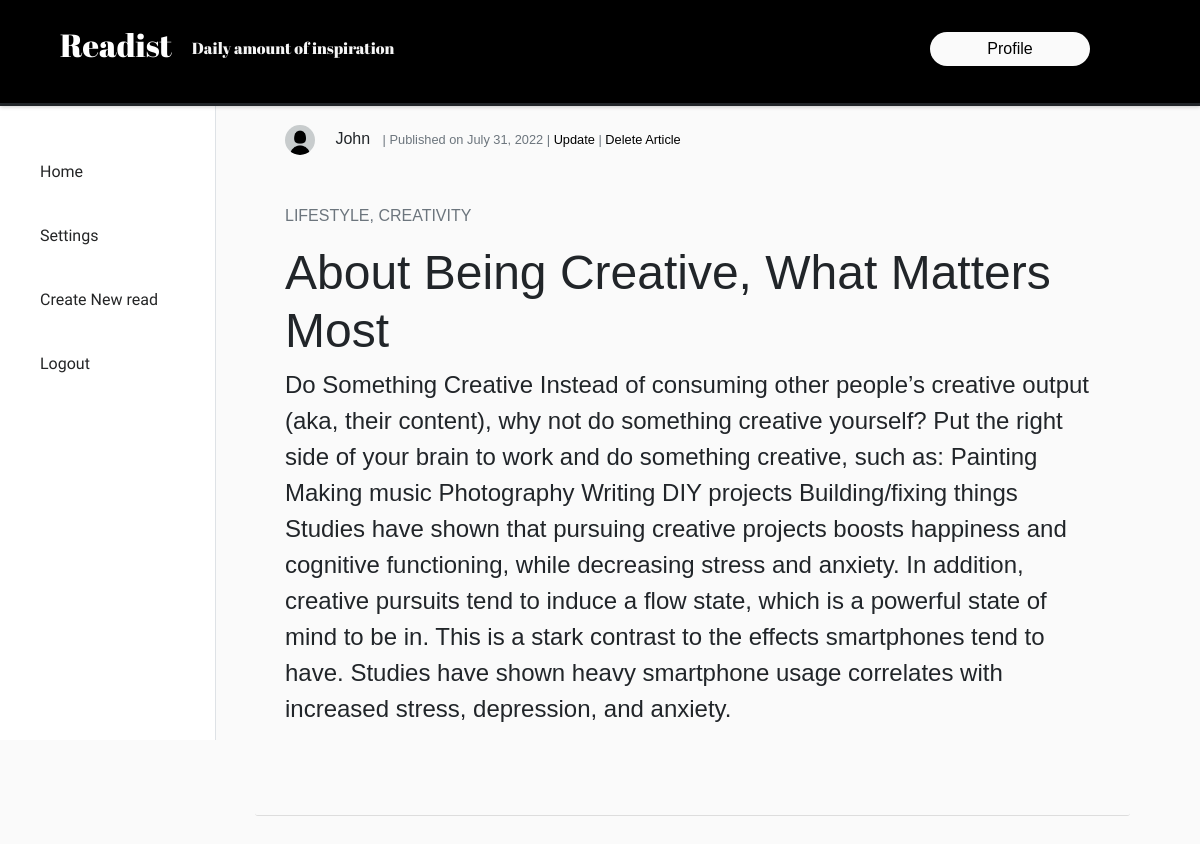
/read/14/ (signed in), run on the app's committed database.
### base/models.py (models this page shows, shortened)
class Article(models.Model):
    title = models.CharField(max_length=100, null=False, blank=False)
    date_added = models.DateTimeField(auto_now_add=True)
    sub_category = models.CharField(max_length=50, null=True)
    category = models.CharField(max_length=50, choices=primar_categories, null=False)
    content = models.TextField(null=False)
    author = models.ForeignKey(User, on_delete=models.CASCADE)

### accounts/models.py (models this page shows, shortened)
class Account(models.Model):
    user = models.OneToOneField(User, on_delete=models.CASCADE)
    email = models.EmailField(max_length=150, null=False)
    date_joined = models.DateTimeField(auto_now=True)
    img = models.ImageField(default='profile_pics/default.jpg', upload_to='profile_pics')

### base/views.py (the view)
# urls.py: path('read/<int:pk>/', ArticleReadView.as_view(), name='read'),
class ArticleReadView(LoginRequiredMixin, DetailView):
    model = Article
    content_object_name = 'article'
    template_name = 'base/read_article.html'

### base/templates/base/read_article.html
{% extends 'base/index.html' %}
{% block content %}
<article class="content-section">
    <div class="article-body">
        <div class="article-metadata mb-5">
            <img class="rounded-circle article-img" src="{{ article.author.account.img.url }}">
            <a class="mr-2">{{ article.author }}</a>
            <small class="text-muted"> | Published on {{ article.date_added|date:"F d, Y" }}
                {% if user.is_authenticated %}
                | <a href="{% url 'update-article' article.id %}">Update</a>
                | <a href="{% url 'delete-article' article.id %}">Delete article</a>
                {% endif %}
            </small>
        </div>
        <div class="article-categories-read">
            <p class="article-category category text-muted">{{ article.category }},  {{ article.sub_category }}</p>
        </div>
        <div class="article-full-content mb-5">
            <h2 class="article-title-read ">{{ article.title }}</h2>
            <p class="article-content-read">{{ article.content }}</p>
        </div>
    </div>
</article>
{% endblock content %}

### base/static/base/styles.css (style rules this page uses)
* { margin: 0; padding: 0; outline: 0; box-sizing: border-box; text-decoration: none; list-style: none; border: none; }
.body { background-color: #fafafa; overflow: hidden; font-family: 'Poppins', sans-serif; }
html { min-height: 100%; overflow: scroll; }
.content-section { background-color: #fafafa; margin-top: 0; padding-top: 0; padding: 15px 30px 40px 30px; border-radius: 3px; margin-bottom: 30px; border-bottom: 1px solid #dddddd; }
.article-img { height: 30px; width: 30px; margin-right: 16px; }
.article-metadata { padding-bottom: 1px; margin-bottom: 4px; }
.article-metadata a { color: black; text-transform: capitalize; }
.article-categories-read { text-transform: uppercase; }
.article-title-read { text-transform: capitalize; font-size: 3rem; font-style: solid; }
.article-content-read { font-size: 1.5rem; }

### data on the page
Article: author.account.img (placeholder picture), author "John", date_added "July 31, 2022", category "LIFESTYLE", sub_category "CREATIVITY", title "About Being Creative, What Matters Most", content "Do Something Creative Instead of consuming other people’s creative output (aka, their content), why not do something creative yourself? Put the right side of your brain to work and do something creative, such as: Painting Making music Photography Writing DIY projects Building/fixing things Studies have shown that pursuing creative projects boosts happiness and cognitive functioning, while decreasing stress and anxiety. In addition, creative pursuits tend to induce a flow state, which is a powerful state of mind to be in. This is a stark contrast to the effects smartphones tend to have. Studies have shown heavy smartphone usage correlates with increased stress, depression, and anxiety."
